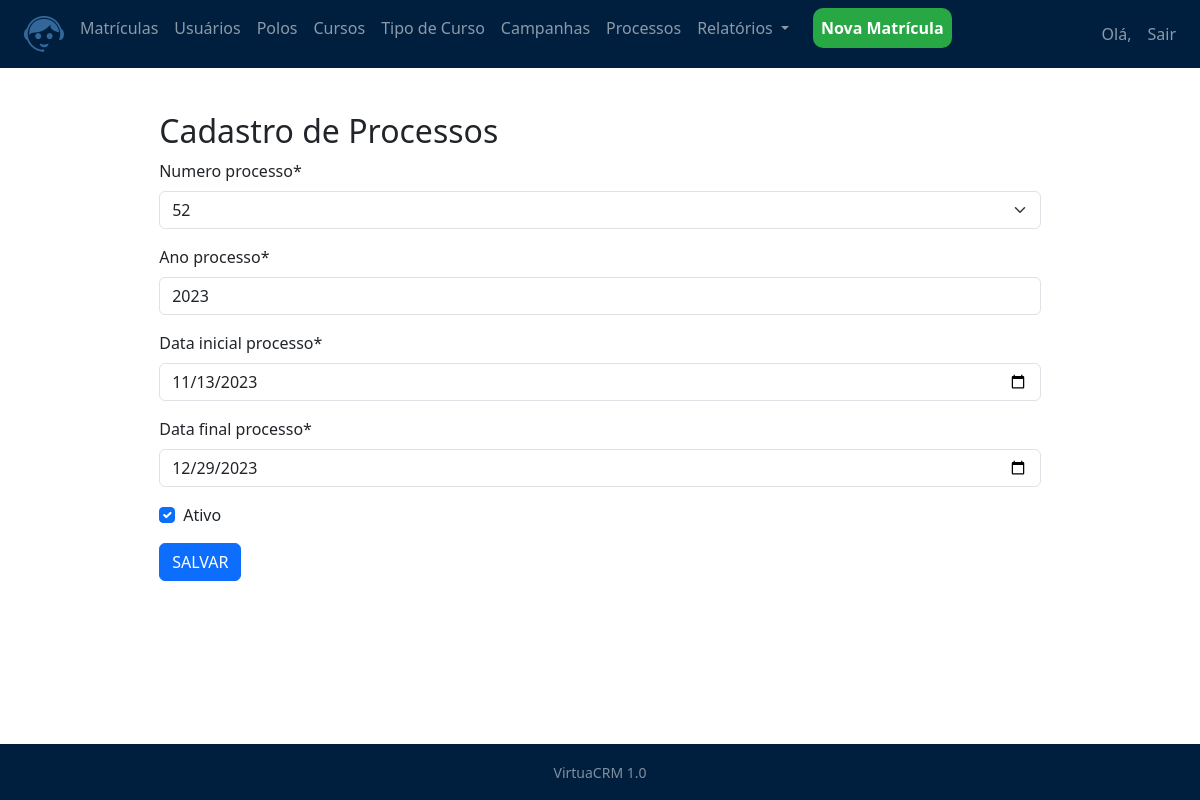
The app's page /matriculas/processo/1 (signed in), older data.
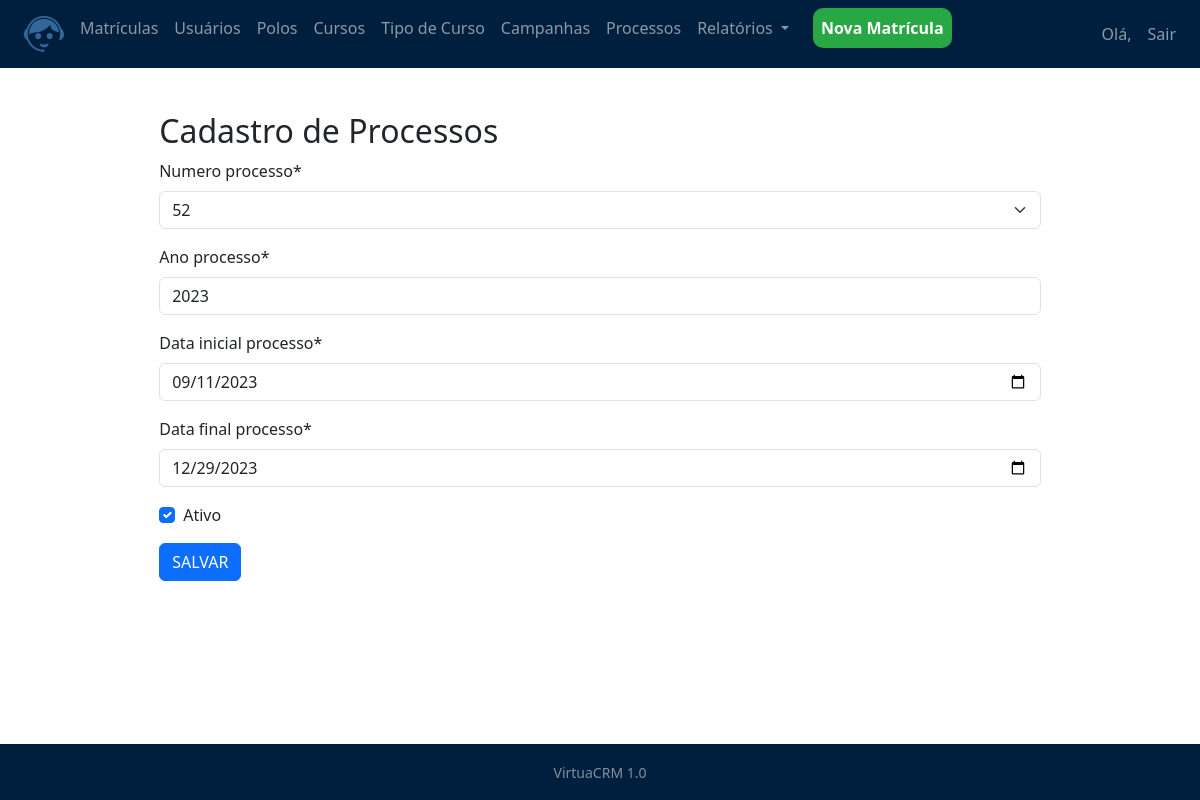
The same page, newer data.
### matriculas/models.py (models this page shows, shortened)
class cad_processo(models.Model):
    numero_processo =  models.CharField(max_length=2)
    ano_processo = models.CharField(max_length=4)
    data_inicial_processo = models.DateTimeField()
    data_final_processo = models.DateTimeField()
    ativo = models.BooleanField(default=True)
    class Meta:
        db_table = 'processo'

### matriculas/views.py (the view, shortened to what this page needs)
# urls.py: path('processo/<int:id>', ProcessoUpdateView.as_view(), name='processo_update'),
class ProcessoUpdateView(LoginRequiredMixin, UpdateView):
    template_name = 'matriculas/processo_new.html'
    form_class = ProcessoForm
    def get_object(self):
        id = self.kwargs.get('id')
        return get_object_or_404(cad_processo, id=id)  # Retorna o objeto consultor a partir do id

### matriculas/forms.py (shortened to what this page needs)
class ProcessoForm(forms.ModelForm):
    numero_processo = forms.CharField(widget=forms.Select(choices=NUMERO_PROC_CHOICES))
    ano_processo = forms.IntegerField()
    data_inicial_processo = forms.DateTimeField(widget=DateInput())
    data_final_processo = forms.DateTimeField(widget=DateInput())
    ativo = forms.BooleanField(required=False)
    def __init__(self, *args, **kwargs):
        super().__init__(*args, **kwargs)
        self.fields['ano_processo'].initial = datetime.now().year
        self.fields['ativo'].initial = True
    class Meta:
        model = cad_processo
        fields = (
            'numero_processo',
            'ano_processo',
            'data_inicial_processo',
            'data_final_processo',
            'ativo',
        )

### matriculas/templates/matriculas/processo_new.html (shortened to what this page needs)
{% extends 'model-page.html'%}
{% load crispy_forms_tags %}
{% load static %}
{% block content %}
<link rel="stylesheet" type="text/css" href="{% static 'css/matnew.css' %}">
<div class="centered-form">
    <h2> Cadastro de Processos</h2>
        <div>
            <form method="POST">{% csrf_token %}
                {{ form|crispy}}
                <button type="submit" class="btn btn-primary">SALVAR</button>
            </form>
        </div>
</div>
{%endblock%}

Row changes from the older to the newer data that the page shows:
changed cad_processo: data_inicial_processo "11/13/2023" → "09/11/2023"
